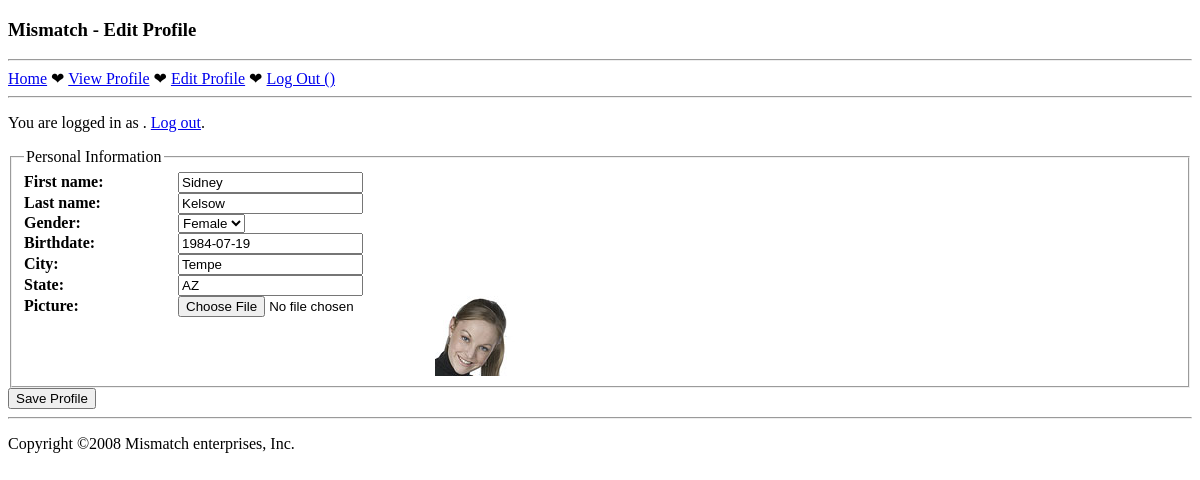
The page /editprofile.php (signed in) on the database its author committed.
### tables this page shows
CREATE TABLE `mismatch_user` (
  `user_id` int(11) NOT NULL AUTO_INCREMENT,
  `username` varchar(32) NOT NULL,
  `password` varchar(40) NOT NULL,
  `join_date` datetime DEFAULT NULL,
  `first_name` varchar(32) DEFAULT NULL,
  `last_name` varchar(32) DEFAULT NULL,
  `gender` varchar(1) DEFAULT NULL,
  `birthdate` date DEFAULT NULL,
  `city` varchar(32) DEFAULT NULL,
  `state` varchar(2) DEFAULT NULL,
  `picture` varchar(32) DEFAULT NULL,
  PRIMARY KEY (`user_id`)
);

### editprofile.php (the view, shortened to what this page needs)
<?php
    require_once('header.php');
    require_once('navmenu.php');
    if (!isset($_SESSION['user_id'])) {
        echo '<p class="text-danger">Please <a href="login.php">log in</a> to access this page.</p>';
        exit();
    }
    else {
        echo('<p class="text-info">You are logged in as ' . $_SESSION['username'] . '. <a href="logout.php">Log out</a>.</p>');
    }
    $dbc = mysqli_connect(DB_HOST, DB_USER, DB_PASSWORD, DB_NAME);
    if (isset($_POST['submit'])) {
        $first_name = mysqli_real_escape_string($dbc, trim($_POST['firstname']));
        $last_name = mysqli_real_escape_string($dbc, trim($_POST['lastname']));
        $gender = mysqli_real_escape_string($dbc, trim($_POST['gender']));
        $birthdate = mysqli_real_escape_string($dbc, trim($_POST['birthdate']));
        $city = mysqli_real_escape_string($dbc, trim($_POST['city']));
        $state = mysqli_real_escape_string($dbc, trim($_POST['state']));
        $old_picture = mysqli_real_escape_string($dbc, trim($_POST['old_picture']));
        $new_picture = mysqli_real_escape_string($dbc, trim($_FILES['new_picture']['name']));
        $new_picture_type = $_FILES['new_picture']['type'];
        $new_picture_size = $_FILES['new_picture']['size'];
        if (!empty($new_picture)) {
            list($new_picture_width, $new_picture_height) = getimagesize($_FILES['new_picture']['tmp_name']);
        }
        $error = false;
    if (!empty($new_picture)) {
        if ((($new_picture_type == 'image/gif') || ($new_picture_type == 'image/jpeg') || ($new_picture_type == 'image/pjpeg') ||
                ($new_picture_type == 'image/png')) && ($new_picture_size > 0) && ($new_picture_size <= MM_MAXFILESIZE) &&
                ($new_picture_width <= MM_MAXIMGWIDTH) && ($new_picture_height <= MM_MAXIMGHEIGHT)) {
            if ($_FILES['file']['error'] == 0) {
                $target = MM_UPLOADPATH . basename($new_picture);
                if (move_uploaded_file($_FILES['new_picture']['tmp_name'], $target)) {
                    if (!empty($old_picture) && ($old_picture != $new_picture)) {
                        @unlink(MM_UPLOADPATH . $old_picture);
                    }
                }
                else {
                    @unlink($_FILES['new_picture']['tmp_name']);
                    $error = true;
                    echo '<p class="error">Sorry, there was a problem uploading your picture.</p>';
                }
            }
        }
        else {
            @unlink($_FILES['new_picture']['tmp_name']);
            $error = true;
            echo '<p class="error">Your picture must be a GIF, JPEG, or PNG image file no greater than ' . (MM_MAXFILESIZE / 1024) .
                    ' KB and ' . MM_MAXIMGWIDTH . 'x' . MM_MAXIMGHEIGHT . ' pixels in size.</p>';
        }
    }
    if (!$error) {
        if (!empty($first_name) && !empty($last_name) && !empty($gender) && !empty($birthdate) && !empty($city) && !empty($state)) {
            if (!empty($new_picture)) {
                $query = "UPDATE mismatch_user SET first_name = '$first_name', last_name = '$last_name', gender = '$gender', " .
                        " birthdate = '$birthdate', city = '$city', state = '$state', picture = '$new_picture' WHERE user_id = '" . $_SESSION['user_id'] . "'";
            }
            else {
                $query = "UPDATE mismatch_user SET first_name = '$first_name', last_name = '$last_name', gender = '$gender', " .
                        " birthdate = '$birthdate', city = '$city', state = '$state' WHERE user_id = '" . $_SESSION['user_id'] . "'";
            }
            mysqli_query($dbc, $query);
        echo '<p>Your profile has been successfully updated. Would you like to <a href="viewprofile.php">view your profile</a>?</p>';
        mysqli_close($dbc);
        exit();
        }
        else {
            echo '<p class="error">You must enter all of the profile data (the picture is optional).</p>';
        }
    }
}
else {
    $query = "SELECT first_name, last_name, gender, birthdate, city, state, picture FROM mismatch_user WHERE user_id = '" . $_SESSION['user_id'] . "'";
    $data = mysqli_query($dbc, $query);
    $row = mysqli_fetch_array($data);
    if ($row != NULL) {
        $first_name = $row['first_name'];
        $last_name = $row['last_name'];
        $gender = $row['gender'];
        $birthdate = $row['birthdate'];
        $city = $row['city'];
        $state = $row['state'];
        $old_picture = $row['picture'];
    }
    else {
        echo '<p class="error">There was a problem accessing your profile.</p>';
    }
}
?>
    <form enctype="multipart/form-data" method="post" action="<?php echo $_SERVER['PHP_SELF']; ?>">
    <fieldset>
        <legend>Personal Information</legend>
        <label for="firstname">First name:</label>
        <input type="text" id="firstname" name="firstname" value="<?php if (!empty($first_name)) echo $first_name; ?>" /><br />
        <label for="lastname">Last name:</label>
        <input type="text" id="lastname" name="lastname" value="<?php if (!empty($last_name)) echo $last_name; ?>" /><br />
        <label for="gender">Gender:</label>
        <select id="gender" name="gender">
            <option value="F" <?php if (!empty($gender) && $gender == 'F') echo 'selected = "selected"'; ?>>Female</option>
        </select><br />
        <label for="birthdate">Birthdate:</label>
        <input type="text" id="birthdate" name="birthdate" value="<?php if (!empty($birthdate)) echo $birthdate; else echo 'YYYY-MM-DD'; ?>" /><br />
        <label for="city">City:</label>
        <input type="text" id="city" name="city" value="<?php if (!empty($city)) echo $city; ?>" /><br />
        <label for="state">State:</label>
        <input type="text" id="state" name="state" value="<?php if (!empty($state)) echo $state; ?>" /><br />
        <label for="new_picture">Picture:</label>
        <input type="file" id="new_picture" name="new_picture" />
        <?php if (!empty($old_picture)) {
            echo '<img class="profile" src="' . MM_UPLOADPATH . $old_picture . '" alt="Profile Picture" />';
        } ?>
    </fieldset>
    <input type="submit" value="Save Profile" name="submit" />
    </form>
<?php
    require_once('footer.php');
?>

### style.css (style rules this page uses)
form label { display: inline-block; width: 150px; font-weight: bold; }
img.profile { vertical-align: top; }

### rows shown on the page
mismatch_user: firstname "Sidney", lastname "Kelsow", gender "Female", birthdate "1984-07-19", city "Tempe", state "AZ", picture (picture)

### other values the page prints
$page_title "Edit Profile"
